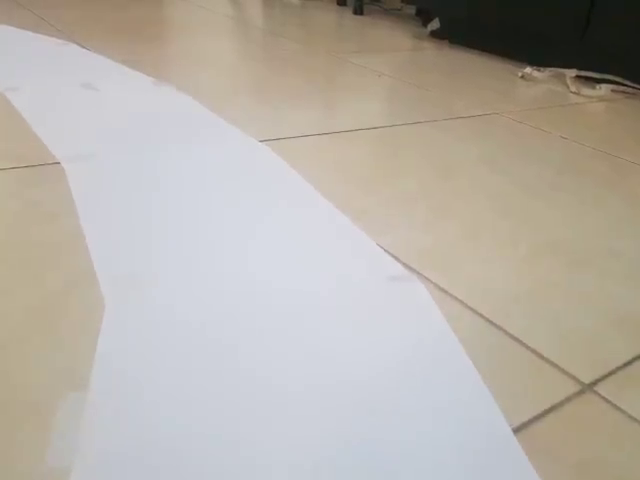
#> input picture frame 73 of vid1.mp4, 640 x 480 px
$ python MainRobotLane.py
#> lines starting #> are read from the running program, lines starting #| are printed output that depends on the picture; after the words box and inside, x2 and y2 are one past the last pixel; in counts of white or black regions, pixels touching at a corner belong together
### LaneDetectionModule.py
import cv2
import numpy as np
import utils


curveList = []
avgVal = 10
cap = cv2.VideoCapture('vid1.mp4')
if not cap.isOpened():
    print("Error: Camera not found or unable to open")
    exit()

def getLaneCurve(img, display=2):
    timer = cv2.getTickCount()
    imgCopy = img.copy()
    imgResult = img.copy()

    # Thresholding and warping to get the lane area
    imgThres = utils.thresholding(img)
    hT, wT, c = img.shape
    points = utils.valTrackbars()
    imgWarp = utils.warpImg(imgThres, points, wT, hT)
    imgWarpPoints = utils.drawPoints(imgCopy, points)


    # Get the histogram and curve average points
    middlePoint, imgHist = utils.getHistogram(imgWarp, display=True, minPer=0.5, region=4)
    curveAveragePoint, imgHist = utils.getHistogram(imgWarp, display=True, minPer=0.9)

    # Debugging: Print the values of middlePoint and curveAveragePoint
    print(f"MiddlePoint: {middlePoint}, CurveAveragePoint: {curveAveragePoint}")

    # Calculate the curveRaw (difference between curve average and middle point)
    curveRaw = curveAveragePoint - middlePoint
    print(f"curveRaw: {curveRaw}")  # Ensure this is being printed

    curveList.append(curveRaw)
    if len(curveList) > avgVal:
        curveList.pop(0)

    # Smooth the curve by averaging the past few curve values
    curve = int(sum(curveList) / len(curveList))

    # Display the result
    if display != 0:
        imgInvWarp = utils.warpImg(imgWarp, points, wT, hT, inv=True)
        imgInvWarp = cv2.cvtColor(imgInvWarp, cv2.COLOR_GRAY2BGR)
        imgInvWarp[0:hT//3, 0:wT] = 0, 0, 0

        imgLaneColor = np.zeros_like(img)
        imgLaneColor[:] = 0, 255, 0
        imgLaneColor = cv2.bitwise_and(imgInvWarp, imgLaneColor)
        imgResult = cv2.addWeighted(imgResult, 1, imgLaneColor, 1, 0)

        midY = 450
        cv2.putText(imgResult, str(curve), (wT // 2 - 80, 85), cv2.FONT_HERSHEY_COMPLEX, 2, (255, 0, 255), 3)
        cv2.line(imgResult, (wT // 2, midY), (wT // 2 + (curve * 3), midY), (255, 0, 255), 5)
        cv2.line(imgResult, ((wT // 2 + (curve * 3)), midY - 25), (wT // 2 + (curve * 3), midY + 25), (0, 255, 0), 5)

        # Add visual cues for lane direction
        for x in range(-30, 30):
            w = wT // 20
            cv2.line(imgResult, (w * x + int(curve // 50), midY - 10),
                     (w * x + int(curve // 50), midY + 10), (0, 0, 255), 2)

        fps = cv2.getTickFrequency() / (cv2.getTickCount() - timer)
        cv2.putText(imgResult, 'FPS ' + str(int(fps)), (20, 40), cv2.FONT_HERSHEY_SIMPLEX, 1, (230, 50, 50), 3)

    if display == 2:
        imgStacked = utils.stackImages(0.7, ([img, imgWarpPoints, imgWarp],
                                            [imgHist, imgLaneColor, imgResult]))
        cv2.imshow('ImageStack', imgStacked)
        cv2.imshow('Thresholded Image', imgThres)
        cv2.imshow('Histogram',imgHist)
    elif display == 1:
        cv2.imshow('Result', imgResult)

    # Normalize the curve value
    curve /= 100
    if curve > 1: curve = 1
    if curve < -1: curve = -1

    return curve

def getFrame():
    success, img = cap.read()
    if not success:
        print("Error: Failed to capture image from webcam.")
        return None
    img = cv2.resize(img, (480, 240))  # Resize if needed
    return img


'''
if __name__ == '__main__':
    cap = cv2.VideoCapture(0)
    initialTrackBarVals = [102, 80, 20, 214]
    utils.initializeTrackbars(initialTrackBarVals)
    frameCounter = 0

    while True:
        frameCounter += 1
        if cap.get(cv2.CAP_PROP_FRAME_COUNT) == frameCounter:
            cap.set(cv2.CAP_PROP_POS_FRAMES, 0)
            frameCounter = 0
        success, img = cap.read()
        img = cv2.resize(img, (480, 240))
        curve = getLaneCurve(img, display=2)
  '''
# [16 lines that do not run on import are left out]

### utils.py
import cv2
import numpy as np

def thresholding(img):
    hsv = cv2.cvtColor(img,cv2.COLOR_BGR2HSV)
    lowerWhite = np.array([85, 0, 0])
    upperWhite = np.array([179, 160, 255])
    maskedWhite= cv2.inRange(hsv,lowerWhite,upperWhite)
    return maskedWhite

def warpImg (img,points,w,h,inv=False):
    pts1 = np.float32(points)
    pts2 = np.float32([[0,0],[w,0],[0,h],[w,h]])
    if inv:
        matrix = cv2.getPerspectiveTransform(pts2,pts1)
    else:
        matrix = cv2.getPerspectiveTransform(pts1,pts2)
    imgWarp = cv2.warpPerspective(img,matrix,(w,h))
    return imgWarp

def nothing(a):
    pass

# [7 lines left out: function initializeTrackbars, not called in this run]


def valTrackbars(wT=480, hT=240):
    cv2.namedWindow("Trackbars")
    widthTop = cv2.getTrackbarPos("Width Top", "Trackbars")
    heightTop = cv2.getTrackbarPos("Height Top", "Trackbars")
    widthBottom = cv2.getTrackbarPos("Width Bottom", "Trackbars")
    heightBottom = cv2.getTrackbarPos("Height Bottom", "Trackbars")
    points = np.float32([(widthTop, heightTop), (wT-widthTop, heightTop),
                      (widthBottom , heightBottom ), (wT-widthBottom, heightBottom)])
    return points

def drawPoints(img,points):
    for x in range( 0,4):
        cv2.circle(img,(int(points[x][0]),int(points[x][1])),15,(0,0,255),cv2.FILLED)
    return img

def getHistogram(img,minPer=0.1,display=False,region=1):
    if region==1:
        histValues=np.sum(img,axis=0)
    else:
        histValues=np.sum(img[img.shape[0]//region:,:],axis=0)
    histValues=np.sum(img,axis=0)
    maxValue=np.max(histValues)
    minValue=minPer*maxValue
    indexArray = np.where(histValues>=minValue)
    basePoint=int(np.average(indexArray))
    # print(basePoint)

    if display:
        imgHist=np.zeros((img.shape[0],img.shape[1],3),np.uint8)
        for x,intensity in enumerate(histValues):
            cv2.line(imgHist,(x,img.shape[0]),(x,int(img.shape[0]-(intensity//255//region))),(255,0,255),1)
            cv2.circle(imgHist,(basePoint,img.shape[0]),20,(0,255,255),cv2.FILLED)
        return basePoint,imgHist
    return basePoint

def stackImages(scale,imgArray):
    rows = len(imgArray)
    cols = len(imgArray[0])
    rowsAvailable = isinstance(imgArray[0], list)
    width = imgArray[0][0].shape[1]
    height = imgArray[0][0].shape[0]
    if rowsAvailable:
        for x in range ( 0, rows):
            for y in range(0, cols):
                if imgArray[x][y].shape[:2] == imgArray[0][0].shape [:2]:
                    imgArray[x][y] = cv2.resize(imgArray[x][y], (0, 0), None, scale, scale)
                else:
                    imgArray[x][y] = cv2.resize(imgArray[x][y], (imgArray[0][0].shape[1], imgArray[0][0].shape[0]), None, scale, scale)
                if len(imgArray[x][y].shape) == 2: imgArray[x][y]= cv2.cvtColor( imgArray[x][y], cv2.COLOR_GRAY2BGR)
        imageBlank = np.zeros((height, width, 3), np.uint8)
        hor = [imageBlank]*rows
        hor_con = [imageBlank]*rows
        for x in range(0, rows):
            hor[x] = np.hstack(imgArray[x])
        ver = np.vstack(hor)
    else:
        for x in range(0, rows):
            if imgArray[x].shape[:2] == imgArray[0].shape[:2]:
                imgArray[x] = cv2.resize(imgArray[x], (0, 0), None, scale, scale)
            else:
                imgArray[x] = cv2.resize(imgArray[x], (imgArray[0].shape[1], imgArray[0].shape[0]), None,scale, scale)
            if len(imgArray[x].shape) == 2: imgArray[x] = cv2.cvtColor(imgArray[x], cv2.COLOR_GRAY2BGR)
        hor= np.hstack(imgArray)
        ver = hor
    return ver

### MotorModule.py
from gpiozero import Motor, PWMOutputDevice
from time import sleep

class MotorController:
    def __init__(self, EnaA, In1A, In2A, EnaB, In1B, In2B):
        # Initialize motors using gpiozero Motor and PWMOutputDevice
        self.left_motor = Motor(In1A, In2A)
        self.right_motor = Motor(In1B, In2B)
        self.pwmA = PWMOutputDevice(EnaA)
        self.pwmB = PWMOutputDevice(EnaB)

    def set_speed(self, speed, turn=0):
        # Calculate speed for each motor
        left_speed = speed - turn
        right_speed = speed + turn

        # Clamp speed between -1.0 and 1.0
        left_speed = max(min(left_speed, 0.25), -0.25)
        right_speed = max(min(right_speed, 0.25), -0.25)

        # Set PWM duty cycle to control speed
        self.pwmA.value = abs(left_speed)
        self.pwmB.value = abs(right_speed)

        # Set motor directions
        if left_speed > 0:
            self.left_motor.forward(left_speed)
        elif left_speed < 0:
            self.left_motor.backward(-left_speed)
        else:
            self.left_motor.stop()

        if right_speed > 0:
            self.right_motor.forward(right_speed)
        elif right_speed < 0:
            self.right_motor.backward(-right_speed)
        else:
            self.right_motor.stop()

    def move(self, speed=0.25, turn=0, t=0):
        self.set_speed(speed, turn)
        sleep(t)
        self.stop()

    def stop(self, t=0):
        self.left_motor.stop()
        self.right_motor.stop()
        sleep(t)

# [11 lines left out: function main, not called in this run]

# [2 lines that do not run on import are left out]

### MainRobotLane.py
import cv2
from MotorModule import MotorController
import LaneDetectionModule
from LaneDetectionModule import getLaneCurve
import utils
import time
import threading

motor = MotorController(2, 3, 4, 17, 27, 22)
def motor_control(curveVal):
    sen = 1.3  # SENSITIVITY
    maxVal = 0.3  # MAX SPEED
    if curveVal > maxVal:
        curveVal = maxVal
    if curveVal < -maxVal:
        curveVal = -maxVal

    if curveVal > 0:
        sen = 1.7
        if curveVal < 0.05:
            curveVal = 0
    else:
        if curveVal > -0.08:
            curveVal = 0

    motor.move(0.20, -curveVal * sen, 0.05)

def main():
    initialTrackBarVals = [102, 80, 20, 214]
    start_time = time.time()
    img = LaneDetectionModule.getFrame()  # Get the frame from LaneDetectionModule
#> in getFrame, img is the input picture: shape (480, 640, 3); mean B, G, R 167.4, 175.7, 181.8
#> in getFrame, `img = cv2.resize(img, (480, 240))`:
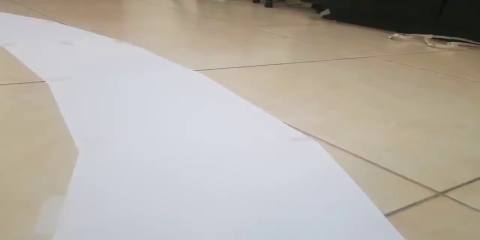
#> img: shape (240, 480, 3); mean B, G, R 167.4, 175.7, 181.9
    processing_time=time.time() - start_time
    print(f"Processing time: {processing_time}")
    # Check if the image is valid (not None) before processing
    if img is None:
        print("Error: Failed to capture image from webcam.")
        return  # Exit or handle the error gracefully

    curveVal = LaneDetectionModule.getLaneCurve(img, 2)
#> in thresholding, `hsv = cv2.cvtColor(img,cv2.COLOR_BGR2HSV)`: hsv: shape (240, 480, 3); mean H, S, V 60.4, 35.7, 186.3
#> in thresholding, `maskedWhite= cv2.inRange(hsv,lowerWhite,upperWhite)`:
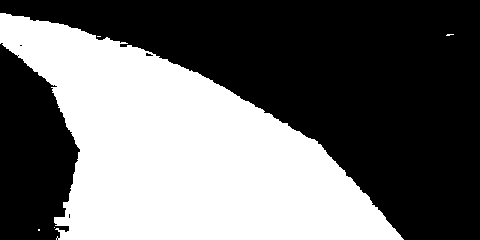
#> maskedWhite: shape (240, 480); 42.3% white; 5 white regions (4 under 20 px), largest, box (x1, y1, x2, y2) and area: (0, 13, 404, 240) 48716
#> in warpImg, `imgWarp = cv2.warpPerspective(img,matrix,(w,h))`: imgWarp: shape (240, 480); every value is 0
#> in getHistogram, `histValues=np.sum(img[img.shape[0]//region:,:],axis=0)`: histValues = 480 values from 0 to 0
#> in getHistogram, `maxValue=np.max(histValues)`: maxValue = 0
#> in getHistogram, `basePoint=int(np.average(indexArray))`: basePoint = 239
#> after the loop in getHistogram, `for x,intensity in enumerate(histValues):`:
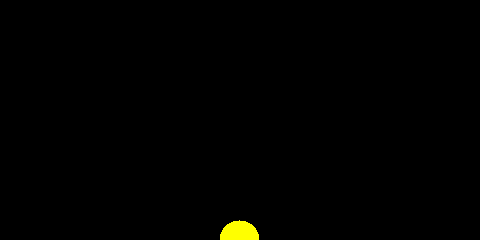
#> imgHist: shape (240, 480, 3); mean of channels 0, 1, 2 0, 1.3, 1.3; drawn as B, G, R
#| MiddlePoint: 239, CurveAveragePoint: 239
#> in getLaneCurve, `curveRaw = curveAveragePoint - middlePoint`: curveRaw = 0
#| curveRaw: 0
#> in getLaneCurve, `imgInvWarp = cv2.cvtColor(imgInvWarp, cv2.COLOR_GRAY2BGR)`: imgInvWarp: shape (240, 480, 3); every value is 0
#> in getLaneCurve, `cv2.putText(imgResult, 'FPS ' + str(int(fps)), (20, 40), cv2.FONT_HERS..`:
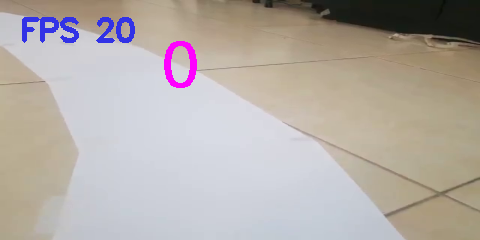
#> imgResult: shape (240, 480, 3); mean B, G, R 168.4, 173.1, 180.6
#> after the loop in stackImages, `for x in range(0, rows):`: hor = 2 items
#> in stackImages, `ver = np.vstack(hor)`:
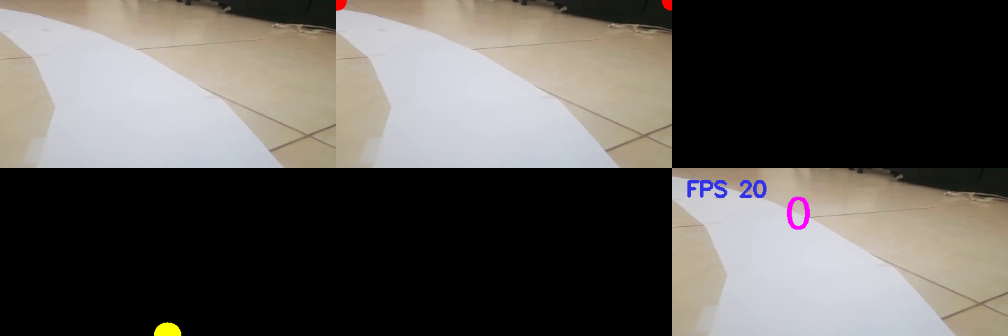
#> ver: shape (336, 1008, 3); mean of channels 0, 1, 2 83.8, 87.6, 91; drawn as B, G, R
#> curveVal = 0
    threading.Thread(target=motor_control(curveVal)).start()

if __name__ == '__main__':
    while True:
        main()
#> pass 2 of the loop `while True:`:
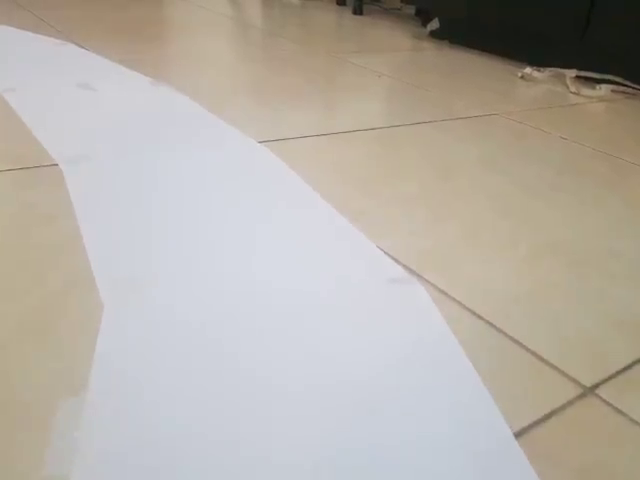
#> input picture frame 74 of vid1.mp4, 640 x 480 px
#> in getFrame, img is the input picture: shape (480, 640, 3); mean B, G, R 167.4, 175.6, 181.8
#> hsv: shape (240, 480, 3); mean H, S, V 60.3, 35.7, 186.3
#> in thresholding (call 2), `maskedWhite= cv2.inRange(hsv,lowerWhite,upperWhite)`:
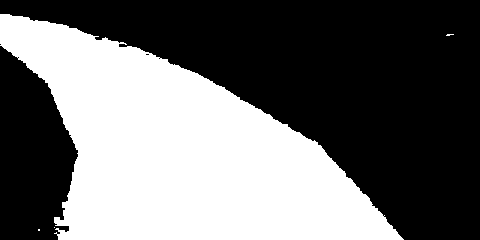
#> maskedWhite: shape (240, 480); 42.3% white; 4 white regions (3 under 20 px), largest, box (x1, y1, x2, y2) and area: (0, 14, 404, 240) 48752
#| MiddlePoint: 239, CurveAveragePoint: 239
#| curveRaw: 0
#> in stackImages (call 2), `ver = np.vstack(hor)`:
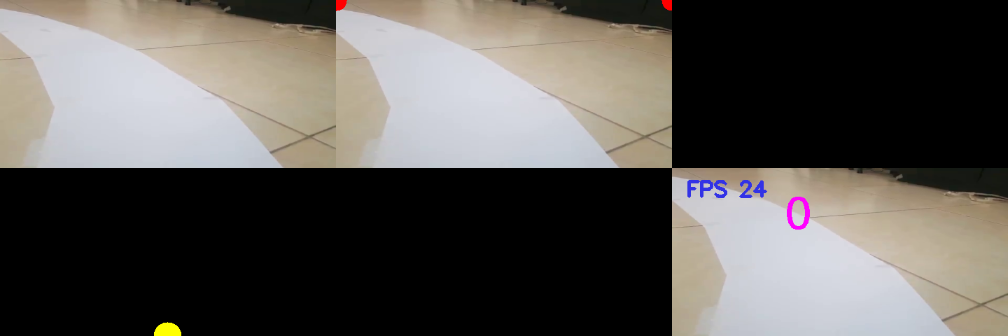
#> ver: shape (336, 1008, 3); mean of channels 0, 1, 2 83.8, 87.6, 91; drawn as B, G, R
#> pass 3 of the loop `while True:`:
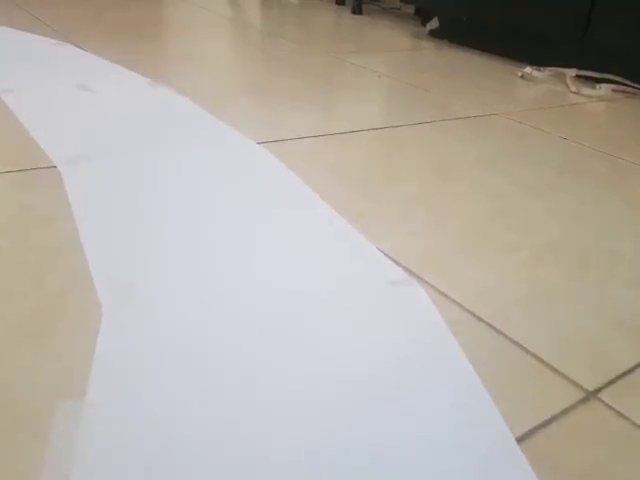
#> input picture frame 75 of vid1.mp4, 640 x 480 px
#> in getFrame, img is the input picture: shape (480, 640, 3); mean B, G, R 167.3, 175.6, 181.7
#> hsv: shape (240, 480, 3); mean H, S, V 60.2, 35.7, 186.2
#> in thresholding (call 3), `maskedWhite= cv2.inRange(hsv,lowerWhite,upperWhite)`:
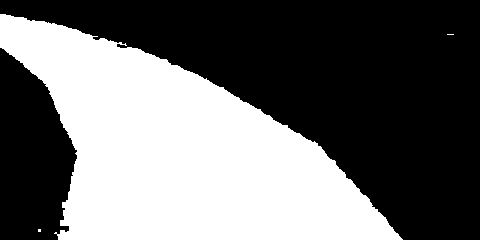
#> maskedWhite: shape (240, 480); 42.2% white; 3 white regions (2 under 20 px), largest, box (x1, y1, x2, y2) and area: (0, 14, 403, 240) 48610
#| MiddlePoint: 239, CurveAveragePoint: 239
#| curveRaw: 0
#> in stackImages (call 3), `ver = np.vstack(hor)`:
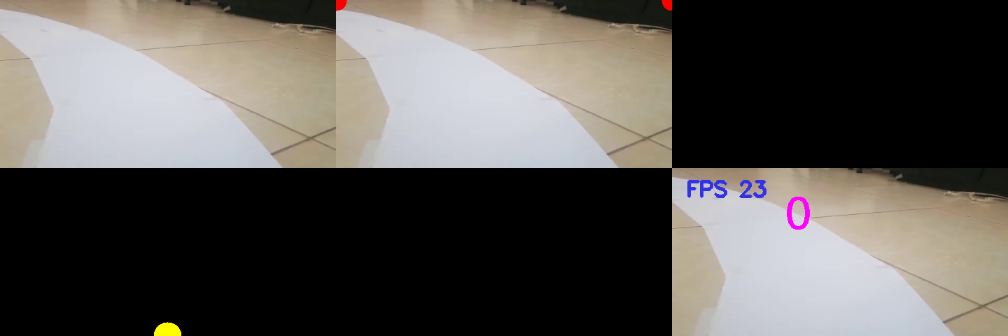
#> ver: shape (336, 1008, 3); mean of channels 0, 1, 2 83.8, 87.5, 91; drawn as B, G, R
#> (the run stopped early here; a loop or call above may not have finished)

$ run again, starting later in the video
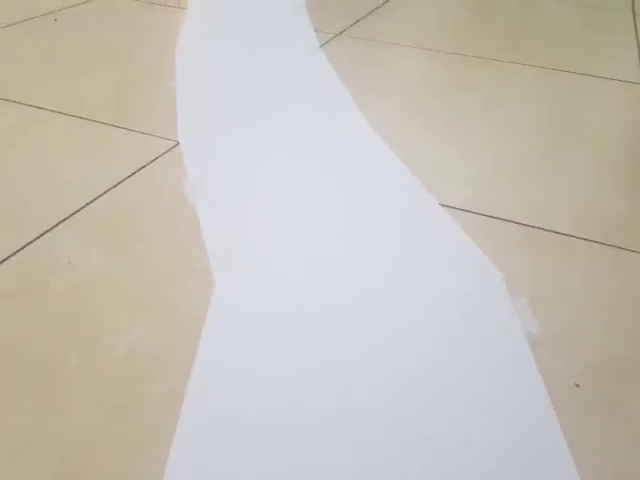
#> input picture frame 329 of vid1.mp4, 640 x 480 px
#> in getFrame, img is the input picture: shape (480, 640, 3); mean B, G, R 184.2, 192.9, 198.1
#> hsv: shape (240, 480, 3); mean H, S, V 59.1, 30.5, 202.7
#> in thresholding, `maskedWhite= cv2.inRange(hsv,lowerWhite,upperWhite)`:
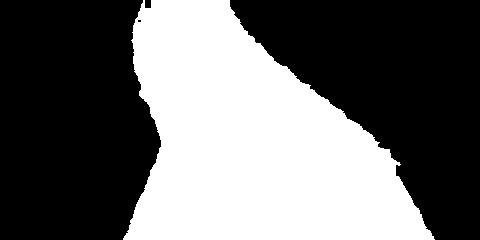
#> maskedWhite: shape (240, 480); 41.3% white; 1 white region, box (x1, y1, x2, y2) and area: (123, 0, 435, 240) 47612
#> imgWarp: shape (240, 480); every value is 0
#> histValues = 480 values from 0 to 0
#> maxValue = 0
#> basePoint = 239
#| MiddlePoint: 239, CurveAveragePoint: 239
#> curveRaw = 0
#| curveRaw: 0
#> imgInvWarp: shape (240, 480, 3); every value is 0
#> after the loop in stackImages, `for x in range(0, rows):`: hor = 2 items
#> in stackImages, `ver = np.vstack(hor)`:
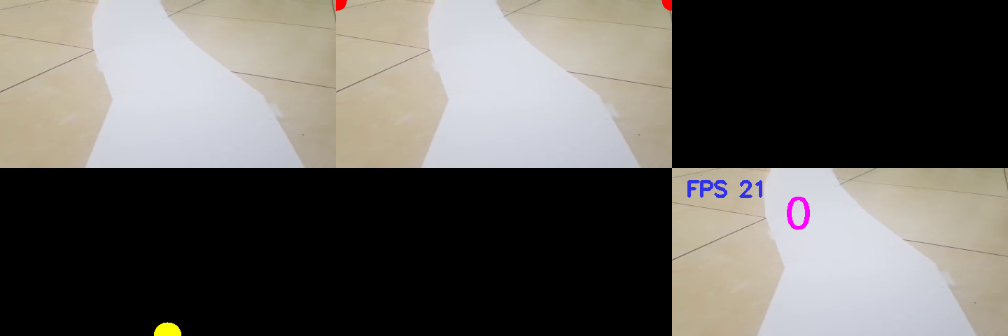
#> ver: shape (336, 1008, 3); mean of channels 0, 1, 2 92.2, 96.2, 99.1; drawn as B, G, R
#> curveVal = 0
